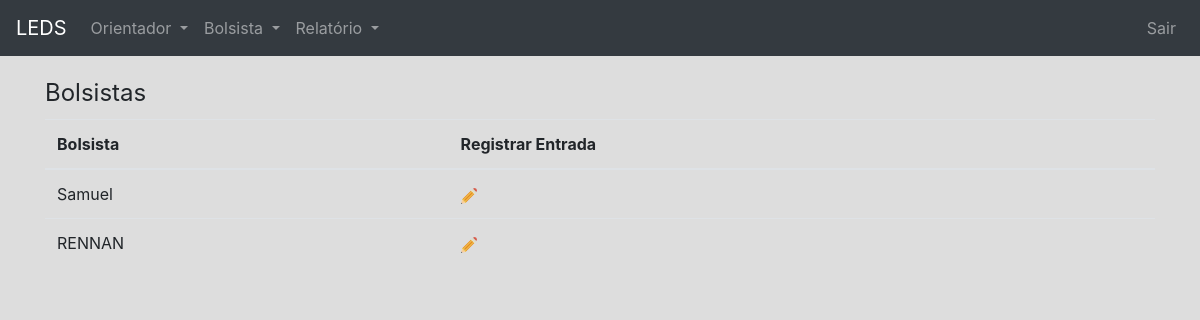
The app's page /acesso/cad_acesso/ (signed in), older data.
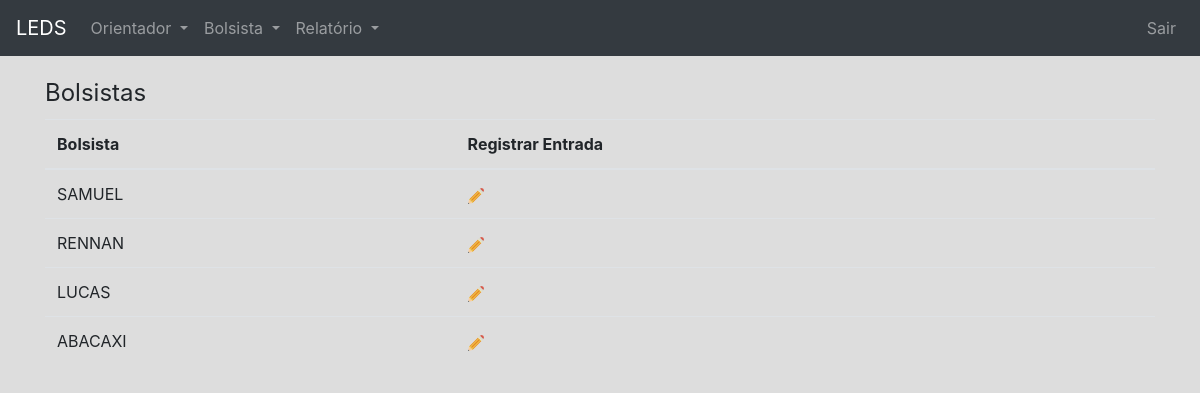
The same page, newer data.
### app/models.py (models this page shows, shortened)
class Bolsista(models.Model):
	TIPO_CHOICES = (
	    (0, 'Voluntário'),
	    (1, 'Remunerado'),
	)
	nome = models.CharField('Nome', max_length=100)
	matricula = models.CharField('Matricula', max_length= 100,unique=True)
	cartao_rfid = models.CharField('Cartão RFID', max_length=100, null=True)
	professor = models.ForeignKey(Professor, verbose_name='Orientador', related_name='bolsista_professor', on_delete=models.CASCADE, default=True)
	tipo_bolsa = models.IntegerField('Tipo', choices=TIPO_CHOICES)
	carga_horaria_semanal = models.IntegerField('Carga Horaria (semanal)', validators=[MinValueValidator(1)])
	class Meta:
		verbose_name='Bolsista'
		verbose_name_plural='Bolsistas'

### app/views.py (the view)
# urls.py: url(r'^acesso/cad_acesso/$', views.create_ac, name='create_ac'),
@login_required(login_url='/login')
def create_ac(request):
	bolsistas = Bolsista.objects.all()
	return render(request, 'acesso/cad_acesso.html',{'bolsistas':bolsistas})

### app/templates/acesso/cad_acesso.html (shortened to what this page needs)
{% extends "base.html" %}
{%load static%}
{% load django_bootstrap_breadcrumbs %}
{%block content%}
    <legend>Bolsistas</legend>
    <table class="table">
        <thead>
        <tr>
            <th>Bolsista</th>
            <th>Registrar Entrada</th>
        </tr>
        </thead>
        <tbody>
        {% for bolsista in bolsistas %}
            <tr>
                <td>{{ bolsista.nome }}</td>
                <td><a href="{%url 'app:test_acesso' bolsista.id%}"><img alt="" src="{% static 'img/edit.png'%}"></a></td>
            </tr>
        {% endfor %}
        </tbody>
    </table>
{% endblock %}

Row changes from the older to the newer data that the page shows:
changed Bolsista: nome "Samuel" → "SAMUEL"
added Bolsista: nome "LUCAS"
added Bolsista: nome "ABACAXI"
